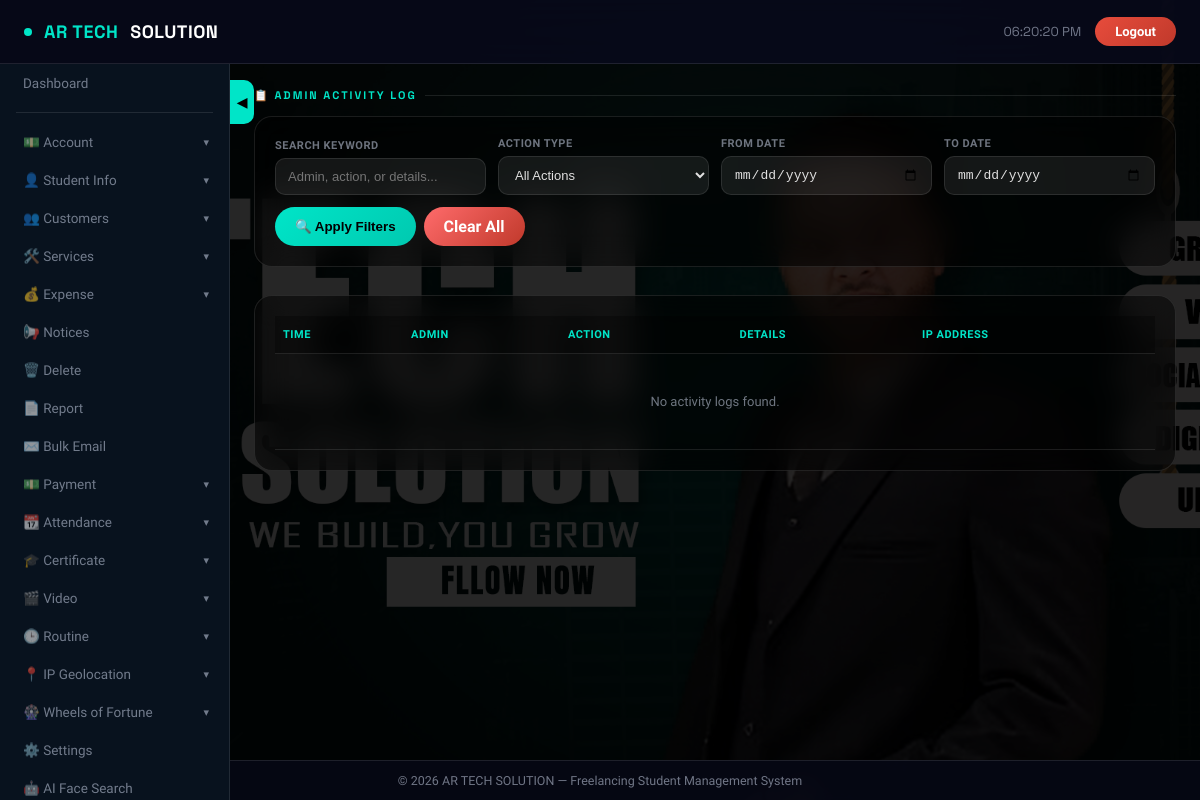
Page /admin/admin_logs.php (signed in) on the earlier database version.
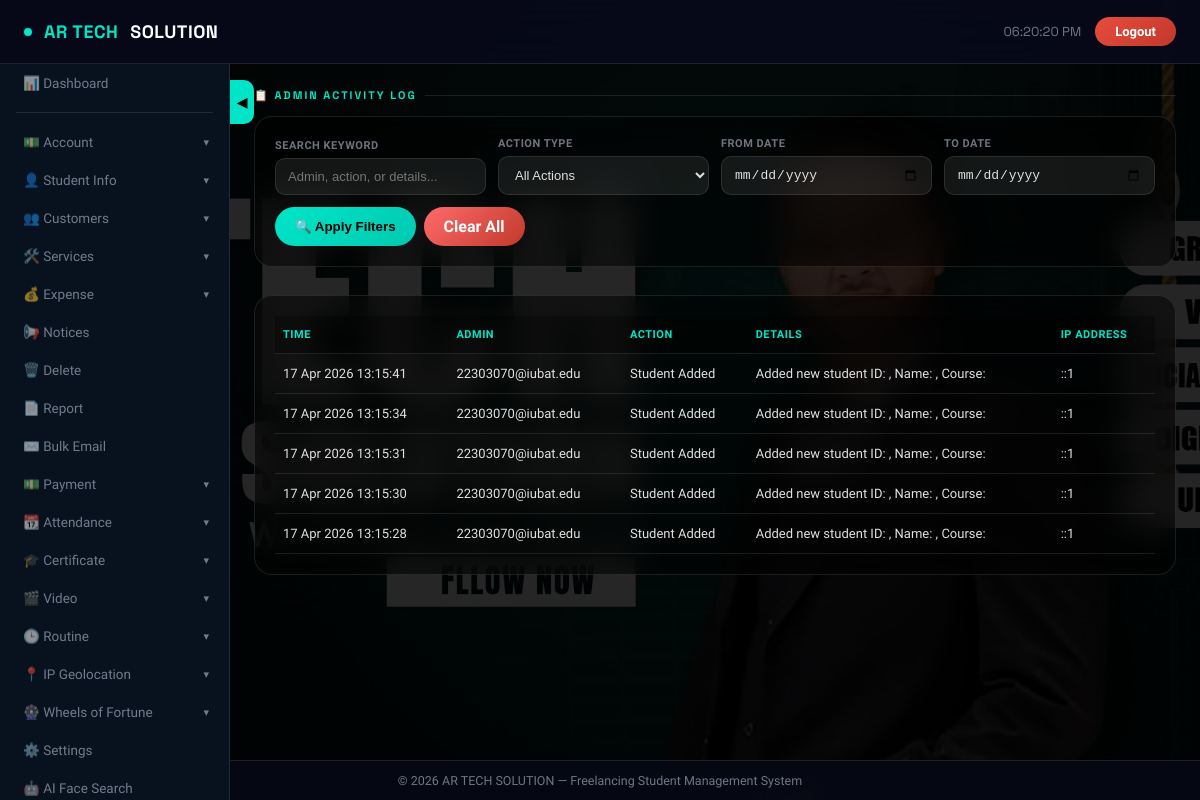
Same page on the later database version.
### tables this page shows
CREATE TABLE `admin_activity_log` (
  `id` int(11) NOT NULL,
  `admin_email` varchar(100) NOT NULL,
  `admin_name` varchar(100) DEFAULT NULL,
  `action` varchar(100) NOT NULL,
  `details` text DEFAULT NULL,
  `ip_address` varchar(45) DEFAULT NULL,
  `user_agent` text DEFAULT NULL,
  `created_at` timestamp NOT NULL DEFAULT current_timestamp()
);

### admin/config.php (called while the page is built, shortened)
<?php
if (!isset($conn)) {
    $conn = new mysqli("localhost", "root", "", "freelancing");
}
$settings = [];
$result = $conn->query("SELECT setting_key, setting_value FROM app_settings");
if ($result) {
    while ($row = $result->fetch_assoc()) {
        $settings[$row['setting_key']] = $row['setting_value'];
    }
}
$dark_mode = isset($settings['dark_mode']) && $settings['dark_mode'] == '1';
$sidebar_labels = isset($settings['sidebar_labels']) ? json_decode($settings['sidebar_labels'], true) : [];
function get_sidebar_label($key, $default) {
    global $sidebar_labels;
    return isset($sidebar_labels[$key]) && !empty($sidebar_labels[$key])
           ? htmlspecialchars($sidebar_labels[$key])
           : $default;
}
?>

### admin/admin_logs.php (the view, shortened to what this page needs)
<?php
require_once 'config.php';
$search = isset($_GET['search']) ? trim($_GET['search']) : '';
$action_filter = isset($_GET['action']) ? trim($_GET['action']) : '';
$from_date = isset($_GET['from_date']) ? trim($_GET['from_date']) : '';
$to_date = isset($_GET['to_date']) ? trim($_GET['to_date']) : '';
$sql = "SELECT * FROM admin_activity_log WHERE 1=1";
$params = [];
$types = "";
$sql .= " ORDER BY created_at DESC";
if (!empty($params)) {
    $stmt = $conn->prepare($sql);
    $stmt->bind_param($types, ...$params);
    $stmt->execute();
    $logs = $stmt->get_result()->fetch_all(MYSQLI_ASSOC);
    $stmt->close();
} else {
    $result = $conn->query($sql);
    $logs = $result->fetch_all(MYSQLI_ASSOC);
}
?>
<!DOCTYPE html>
<html lang="en">
<head>
</head>
<body class="<?php echo $dark_mode ? 'dark-mode' : ''; ?>">
<nav class="topnav">
    <div style="display:flex;align-items:center;gap:14px;">
        <div class="topnav-brand">
            <div class="brand-dot"></div>
            <span>AR TECH</span> SOLUTION
        </div>
    </div>
    <div class="topnav-right">
        <div class="topnav-time" id="liveClock"></div>
        <a href="logout.php" class="logout-btn">Logout</a>
    </div>
</nav>
<?php
include 'navigation.php';
?>
<div class="sidebar-toggle-pill" id="sidebarToggle">◀</div>
<main class="main" id="mainContent">
    <div class="section-title">📋 Admin Activity Log</div>
    <div class="filter-card">
        <form method="GET" action="" class="filter-form">
            <div class="filter-group">
                <label>Search Keyword</label>
                <input type="text" name="search" placeholder="Admin, action, or details..." value="<?php echo htmlspecialchars($search); ?>">
            </div>
            <div class="filter-group">
                <label>Action Type</label>
                <select name="action">
                    <option value="">All Actions</option>
                </select>
            </div>
            <div class="filter-group">
                <label>From Date</label>
                <input type="date" name="from_date" value="<?php echo htmlspecialchars($from_date); ?>">
            </div>
            <div class="filter-group">
                <label>To Date</label>
                <input type="date" name="to_date" value="<?php echo htmlspecialchars($to_date); ?>">
            </div>
            <div class="filter-buttons">
                <button type="submit">🔍 Apply Filters</button>
                <a href="admin_logs.php">Clear All</a>
            </div>
        </form>
    </div>
    <div class="table-card">
        <div style="overflow-x: auto;">
            <table>
                <thead>
                    <tr>
                        <th>Time</th><th>Admin</th><th>Action</th><th>Details</th><th>IP Address</th>
                    </tr>
                </thead>
                <tbody>
                    <?php if (empty($logs)): ?>
                        <tr class="empty-row">
                            <td colspan="5">No activity logs found.<?php echo (!empty($search) || !empty($action_filter) || !empty($from_date) || !empty($to_date)) ? ' Try adjusting your filters.' : ''; ?></td>
                        </tr>
                    <?php else: ?>
                        <?php foreach ($logs as $log): ?>
                            <tr>
                                <td><?php echo date('d M Y H:i:s', strtotime($log['created_at'])); ?></td>
                                <td>
                                    <?php echo htmlspecialchars($log['admin_email']); ?><br>
                                </td>
                                <td><?php echo htmlspecialchars($log['action']); ?></td>
                                <td><?php echo nl2br(htmlspecialchars($log['details'])); ?></td>
                                <td><?php echo htmlspecialchars($log['ip_address']); ?></td>
                            </tr>
                        <?php endforeach; ?>
                    <?php endif; ?>
                </tbody>
            </table>
        </div>
    </div>
</main>
<div class="footer">
    &copy; <?php echo date("Y"); ?> AR TECH SOLUTION — Freelancing Student Management System
</div>
</body>
</html>

### admin/navigation.php (shortened to what this page needs)
<aside class="sidebar" id="sidebar">
    <a href="dashboard.php"><?php echo get_sidebar_label('dashboard', '📊 Dashboard'); ?></a>
    <div class="sidebar-divider"></div>
    <div class="menu-group">
        <div class="menu-toggle"><?php echo get_sidebar_label('account', '💵 Account'); ?> <span class="menu-arrow">▾</span></div>
    </div>
    <div class="menu-group">
        <div class="menu-toggle"><?php echo get_sidebar_label('student_info', '👤 Student Info'); ?> <span class="menu-arrow">▾</span></div>
    </div>
    <div class="menu-group">
        <div class="menu-toggle"><?php echo get_sidebar_label('customers', '👥 Customers'); ?> <span class="menu-arrow">▾</span></div>
    </div>
    <div class="menu-group">
        <div class="menu-toggle"><?php echo get_sidebar_label('services', '🛠️ Services'); ?> <span class="menu-arrow">▾</span></div>
    </div>
    <div class="menu-group">
        <div class="menu-toggle"><?php echo get_sidebar_label('expense', '💰 Expense'); ?> <span class="menu-arrow">▾</span></div>
    </div>
        <a href="notices.php"><?php echo get_sidebar_label('notices', '📢 Notices'); ?></a>
    <a href="delete.php"><?php echo get_sidebar_label('delete', '🗑️ Delete'); ?></a>
    <a href="report.php"><?php echo get_sidebar_label('report', '📄 Report'); ?></a>
    <a href="bulk_email.php"><?php echo get_sidebar_label('Bulk_Email', '✉️ Bulk Email'); ?></a>
    <div class="menu-group">
        <div class="menu-toggle"><?php echo get_sidebar_label('payment', '💵 Payment'); ?> <span class="menu-arrow">▾</span></div>
    </div>
    <div class="menu-group">
        <div class="menu-toggle"><?php echo get_sidebar_label('attendance', '📆 Attendance'); ?> <span class="menu-arrow">▾</span></div>
    </div>
    <div class="menu-group">
        <div class="menu-toggle"><?php echo get_sidebar_label('certificate', '🎓 Certificate'); ?> <span class="menu-arrow">▾</span></div>
    </div>
    <div class="menu-group">
        <div class="menu-toggle"><?php echo get_sidebar_label('video', '🎬 Video'); ?> <span class="menu-arrow">▾</span></div>
    </div>
    <div class="menu-group">
        <div class="menu-toggle"><?php echo get_sidebar_label('routine', '🕒 Routine'); ?> <span class="menu-arrow">▾</span></div>
    </div>
    <div class="menu-group">
        <div class="menu-toggle"><?php echo get_sidebar_label('iplocator', '📍 IP Geolocation'); ?> <span class="menu-arrow">▾</span></div>
    </div>
    <div class="menu-group">
        <div class="menu-toggle"><?php echo get_sidebar_label('iplocator', '🎡 Wheels of Fortune'); ?> <span class="menu-arrow">▾</span></div>
    </div>
    <a href="settings.php"><?php echo get_sidebar_label('settings', '⚙️ Settings'); ?></a>
     <a href="face_search.php"><?php echo get_sidebar_label('face_search', '🤖 AI Face Search'); ?></a>
</aside>

Differences in the rows shown:
added admin_activity_log: created_at "17 Apr 2026 13:15:41", admin_email "22303070@iubat.edu", action "Student Added", details "Added new student ID: , Name: , Course:", ip_address "::1"
added admin_activity_log: created_at "17 Apr 2026 13:15:34", admin_email "22303070@iubat.edu", action "Student Added", details "Added new student ID: , Name: , Course:", ip_address "::1"
added admin_activity_log: created_at "17 Apr 2026 13:15:31", admin_email "22303070@iubat.edu", action "Student Added", details "Added new student ID: , Name: , Course:", ip_address "::1"
added admin_activity_log: created_at "17 Apr 2026 13:15:30", admin_email "22303070@iubat.edu", action "Student Added", details "Added new student ID: , Name: , Course:", ip_address "::1"
added admin_activity_log: created_at "17 Apr 2026 13:15:28", admin_email "22303070@iubat.edu", action "Student Added", details "Added new student ID: , Name: , Course:", ip_address "::1"
Other differences:
get_sidebar_label('dashboard', '📊 Dashboard'): "Dashboard" → "📊 Dashboard"
text no longer shown: "No activity logs found."
